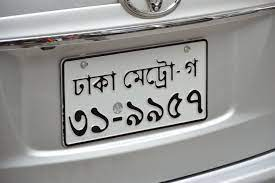
#> input picture number_plate/car.jpg, 275 x 183 px
$ jupyter execute --allow-errors 'automatic number plate.ipynb'
#> lines starting #> are read from the running program, lines starting #| are printed output that depends on the picture; after the words box and inside, x2 and y2 are one past the last pixel; in counts of white or black regions, pixels touching at a corner belong together
# 1. Import Dependencies

[cell 1]
import cv2
from matplotlib import pyplot as plt
import numpy as np
import imutils
import pytesseract

## 2.Read in image,Grayscale and Blur

[cell 2]
img = cv2.imread('car.jpg')
#> img is the input picture: shape (183, 275, 3); mean B, G, R 150.2, 151.5, 151.9
gray = cv2.cvtColor(img, cv2.COLOR_BGR2GRAY)
plt.imshow(cv2.cvtColor(gray, cv2.COLOR_BGR2RGB))

# 3.Apply filter and find edges for localization

[cell 3]
bfilter = cv2.bilateralFilter(gray, 11, 17, 17) #Noise reduction
edged = cv2.Canny(bfilter, 30, 200) #Edge detection
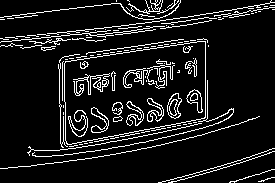
#> edged: shape (183, 275); 10% white in thin lines or dots
plt.imshow(cv2.cvtColor(edged, cv2.COLOR_BGR2RGB))

# 4.Find contors and apply mask

[cell 4]
keypoints = cv2.findContours(edged.copy(), cv2.RETR_TREE, cv2.CHAIN_APPROX_SIMPLE)
#> keypoints = 152 contours, 120 with area under 20; largest, box (x1, y1, x2, y2) and area: (64, 41, 206, 145) 11308, (64, 41, 206, 145) 11304, (167, 93, 182, 119) 238, (167, 93, 182, 119) 222, (186, 89, 203, 113) 192
contours = imutils.grab_contours(keypoints)
#> contours has the same summary as keypoints
contours = sorted(contours, key=cv2.contourArea, reverse=True)[:10]
#> contours = 10 contours; largest, box (x1, y1, x2, y2) and area: (64, 41, 206, 145) 11308, (64, 41, 206, 145) 11304, (167, 93, 182, 119) 238, (167, 93, 182, 119) 222, (186, 89, 203, 113) 192

[cell 5]
location = None
for contour in contours:
    approx = cv2.approxPolyDP(contour, 10, True)
    if len(approx) == 4:
        location = approx
        break
#> this loop made 1 pass
#> location on pass 1: [[205, 41], [65, 61], [66, 143], [204, 118]]

[cell 6]
location
#> Out = [[205, 41], [65, 61], [66, 143], [204, 118]]

[cell 7]
mask = np.zeros(gray.shape, np.uint8)
new_image = cv2.drawContours(mask, [location], 0,255, -1)
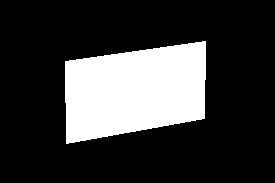
#> new_image: shape (183, 275); 22.4% white; 1 white region, box (x1, y1, x2, y2) and area: (65, 41, 206, 144) 11271
new_image = cv2.bitwise_and(img, img, mask=mask)
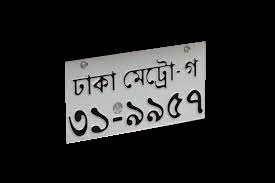
#> new_image: shape (183, 275, 3); mean B, G, R 35.1, 35.5, 35.4

[cell 8]
plt.imshow(cv2.cvtColor(new_image, cv2.COLOR_BGR2RGB))

[cell 9]
(x,y) = np.where(mask==255)
#> x = 11271 values from 41 to 143; y = 11271 values, max 205 at index 3, min 65 at index 1410, mean 134.2
(x1, y1) = (np.min(x), np.min(y))
#> x1 = 41; y1 = 65
(x2, y2) = (np.max(x), np.max(y))
#> x2 = 143; y2 = 205
cropped_image = gray[x1:x2+1, y1:y2+1]
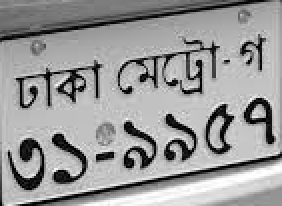
#> cropped_image: shape (103, 141) (shown 2 times larger); min 0, max 255, mean 153.6
